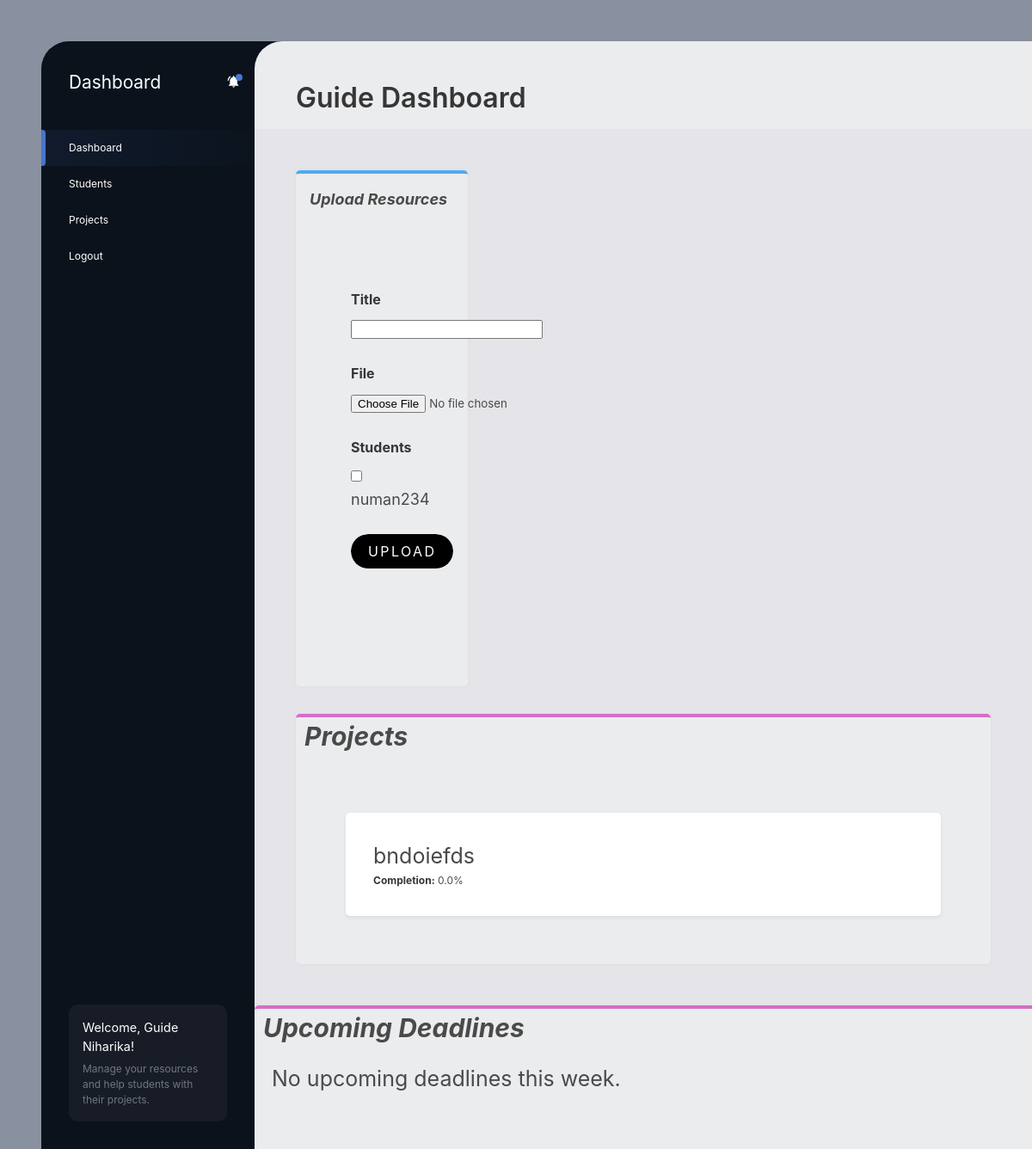
Page /mentor/dashboard/ (signed in) on the earlier database version.
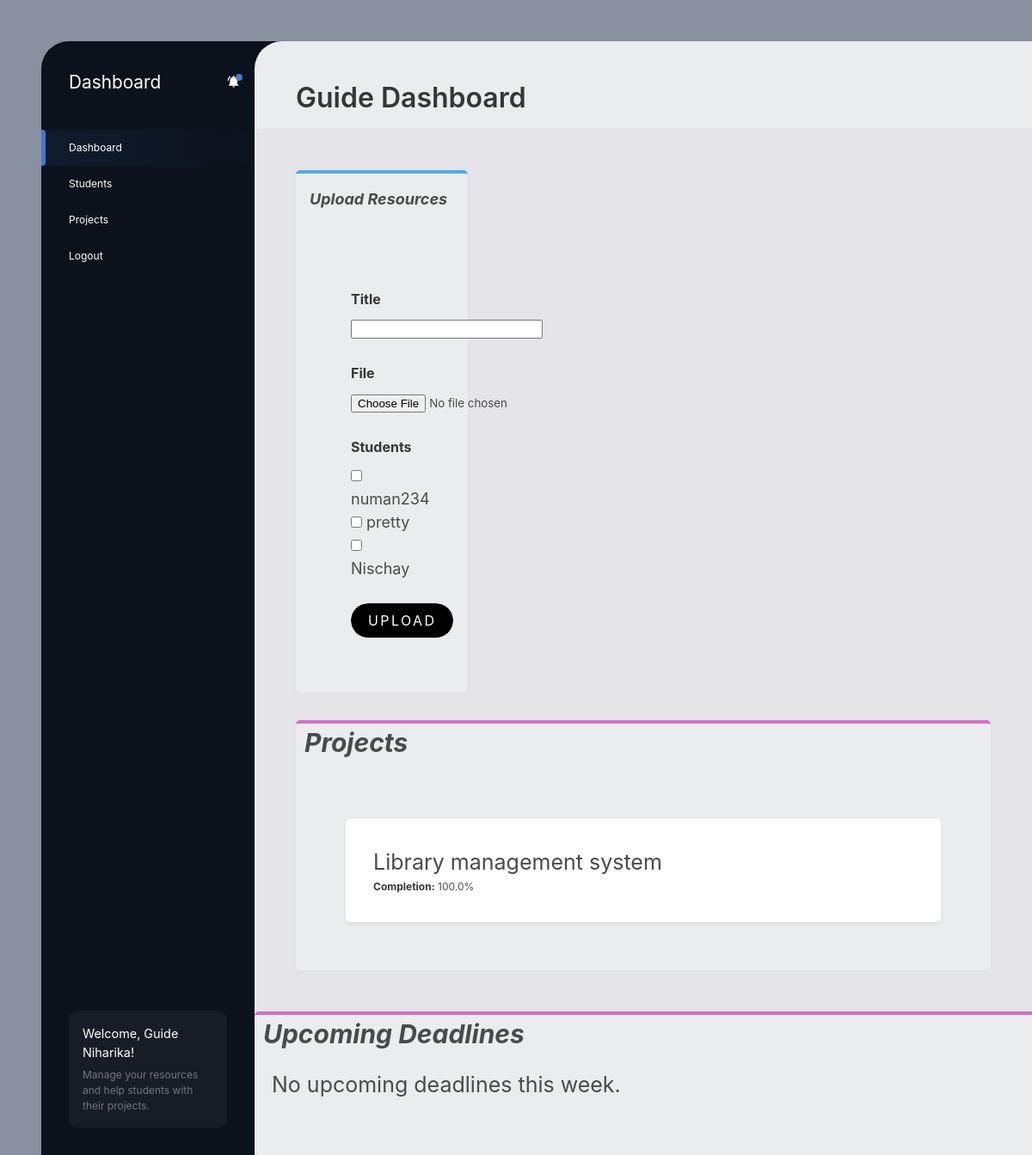
Same page on the later database version.
### MySiteApp/models.py (models this page shows, shortened)
class User(AbstractUser):
    ROLE_CHOICES = [
        ('student', 'Student'),
        ('mentor', 'Mentor'),
        ('admin', 'Admin'),
    ]
    role = models.CharField(max_length=10, choices=ROLE_CHOICES,)
    profile_picture = models.ImageField(upload_to='profile_pictures/', null=True, blank=True)
    mentor = models.ForeignKey(
        'self',
        on_delete=models.SET_NULL,
        null=True,
        blank=True,
        related_name='students'
    )  # Link students to mentors
    progress = models.FloatField(default=0.0)

class Project(models.Model):
    id = models.AutoField(primary_key=True)
    title = models.CharField(max_length=200)
    description = models.TextField(blank=True, null=True)
    start_date = models.DateField()
    due_date = models.DateField(default="2024-12-31")
    owner = models.ForeignKey(User, on_delete=models.CASCADE, related_name='owned_projects',null=True, blank=True)
    mentor = models.ForeignKey(User, on_delete=models.SET_NULL, null=True, blank=True, related_name='mentored_projects')  # Supervisor (mentor)
    students = models.ManyToManyField(
        User, related_name='assigned_projects', blank=True, limit_choices_to={'role': 'student'}
    )
    def allocated_students(self):
        return User.objects.filter(
            mentor=self.mentor,
            role='student',
            id__in=MentorStudentAllocation.objects.filter(mentor=self.mentor).values('student_id')
        )
    def completion_percentage(self):
        phases = self.phases.all()
        total_phases = phases.count()
        if total_phases == 0:
            return 0
        completed_phases = sum(phase.completion_percentage() for phase in phases)
        return (completed_phases / total_phases)

### MySiteApp/views.py (the view)
# urls.py: path('mentor/dashboard/', views.mentor_dashboard, name='mentor_dashboard'),
@login_required
def mentor_dashboard(request):
    if request.user.role != 'mentor':
        return redirect('access_denied')  # Redirect unauthorized users
    projects = models.Project.objects.filter(mentor=request.user)
    today = date.today()
    upcoming_deadlines = projects.filter(due_date__range=(today, today + timedelta(days=7)))
    if request.method == 'POST':
        form = forms.ResourceForm(request.POST, request.FILES)
        if form.is_valid():
            resource = form.save(commit=False)
            resource.mentor = request.user  # Assign the logged-in mentor
            if not resource.mentor:
                form.add_error(None, "A mentor must be assigned to this resource.")
            else:
                resource.save()
                form.save_m2m()  # Save Many-to-Many relationships
                return redirect('mentor_dashboard')  # Refresh the page after upload
    else:
        form = forms.ResourceForm()
    calendar_events = [
        {
            "title": project.title,
            "start": str(project.due_date),
            "end": str(project.due_date),
            "description": project.description,
        }
        for project in projects
    ]
    project_data = []
    for project in projects:
        project.allocated_students = project.allocated_students()
        completion_percentage = project.completion_percentage()
        project_data.append({
            'project': project,
            'title': project.title,
            'upcoming_deadlines': upcoming_deadlines,
            'allocated_students': models.Project.allocated_students,
            'completion_percentage': completion_percentage,
            'calendar_events': calendar_events,
        })
    uploaded_resources = models.Resource.objects.filter(mentor=request.user)
    allocated_students = models.User.objects.filter(
        id__in=models.MentorStudentAllocation.objects.filter(mentor=request.user).values('student_id')
    )  # Assuming `students` is a reverse relation on mentor
    student_documents = models.Resource.objects.filter(students__in=allocated_students).distinct()
    return render(request, 'dashboards/mentor_dashboard.html', {'project_data': project_data,'user': request.user,'form': form,
        'uploaded_resources': uploaded_resources,'student_documents': student_documents,'allocated_students':allocated_students})

### MySiteApp/forms.py
class ResourceForm(forms.ModelForm):
    class Meta:
        model = models.Resource
        fields = ['title', 'file', 'description','students']
    def __init__(self, *args, **kwargs):
        super().__init__(*args, **kwargs)
        self.fields['title'].widget.attrs.update({'class': 'form-input'})
        self.fields['file'].widget.attrs.update({'class': 'form-input'})
        self.fields['description'].widget.attrs.update({'class': 'form-input'})

### MySiteApp/models.py (called while the page is built)
    def completion_percentage(self):
        tasks = self.tasks.all()
        total_tasks = tasks.count()
        if total_tasks == 0:
            return 0
        completed_tasks = sum(1 for task in tasks if task.status == 'completed')
        return (completed_tasks / total_tasks) * 100

### MySiteApp/templates/dashboards/mentor_dashboard.html (shortened to what this page needs)
<!DOCTYPE html>
<html lang="en">
<head>
  {% load static %}
  <link rel="stylesheet" href="https://cdnjs.cloudflare.com/ajax/libs/bulma/0.7.4/css/bulma.min.css">
  <link rel="stylesheet" href="{% static 'css/style.css' %}">
</head>
<body>
  <div class="site-wrap">
    <nav class="site-nav">
      <div class="name">
        Dashboard
      </div>
      <ul>
        <li class="active"><a href="{% url 'mentor_dashboard' %}">Dashboard</a></li>
        <li><a href="{% url 'allocated_students' %}">Students</a></li>
        <li><a href="{% url 'mentor_student_projects' %}">Projects</a></li>
        <li><a href="{% url 'login' %}">Logout</a></li>
      </ul>
      <div class="note">
        <h3>Welcome, Guide {{ user.username }}!</h3>
        <p>Manage your resources and help students with their projects.</p>
      </div>
    </nav>
    <main>
      <header>
        <h1 class="title">Guide Dashboard</h1>
      </header><br>
      <div class="content-columns">
        <div class="col">
          <h2><ul><b><i>Upload Resources</i></b></ul></h2><br>
          <div class="p-6 bg-white rounded-lg shadow-md">
            <form action="{% url 'mentor_dashboard' %}" method="POST" class="mt-4" enctype="multipart/form-data">
              <div class="grid grid-cols-1 gap-4">
                <div>
                  <label class="label">Title</label>
                  {{ form.title }}
                </div><br>
                <div>
                  <label class="label">File</label>
                  {{ form.file }}
                </div><br>
                <div>
                  <label class="label">Students</label>
                  <div class="space-y-2">
                    {% for student in allocated_students %}
                      <div>
                        <input type="checkbox" name="students" value="{{ student.id }}" id="student_{{ student.id }}" class="checkbox">
                        <label for="student_{{ student.id }}">{{ student.username }}</label>
                      </div>
                    {% empty %}
                      <p>No students are allocated to you yet.</p>
                    {% endfor %}
                  </div>
                </div>
              </div><br>
              <button type="submit" class="button">Upload</button>
            </form>
          </div>
        </div>
        <div class="row">
          <h2><ul><b><i>Projects</i></b></ul></h2><br>
          <div class="p-6 bg-white rounded-lg shadow-md">
            {% for project in project_data %}
            <div class="item">
              <h3 class="text-xl font-semibold">{{ project.title }}</h3>
              <p><strong>Completion:</strong> {{ project.completion_percentage }}%</p>
            </div>
            {% empty %}
            <p>No projects are currently assigned to you.</p>
            {% endfor %}
          </div>
        </div>
        </div>
        <div class="row">
          <h2><ul><b><i>Upcoming Deadlines</i></b></ul></h2><br>
          <div class="deadline">
            {% if upcoming_deadlines %}
            <ul class="item">
              {% for project in upcoming_deadlines %}
              <li>
                <h3>{{ project.title }}</h3>
                <p>Deadline: {{ project.due_date }}</p>
              </li>
              {% endfor %}
            </ul>
            {% else %}
            <p>No upcoming deadlines this week.</p>
            {% endif %}
          </div>
        </div>
      </div>
</body>
</html>

Differences in the rows shown:
now on this page (row unchanged): User: username "pretty"
now on this page (row unchanged): User: username "Nischay"
changed Project: title "bndoiefds" → "Library management system"; completion_percentage "0.0" → "100.0"
